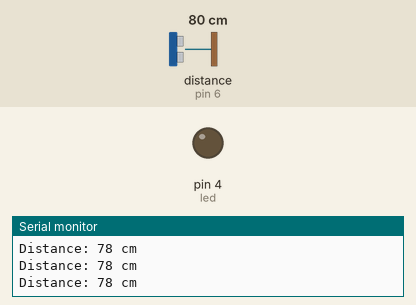
Recording of a sketch running on a simulated Arduino Uno, built with avr-gcc and run on an emulated ATmega328P. Shown: output pins drawn as LEDs (lit = HIGH), the last lines printed to the serial monitor. Wiring (inferred from the names in the program): ultrasonic range finder: trigger pin 5; echo pin 6. The test bench sets the inputs (shaded band); at power-on: distance to the obstacle (sensor on pin 6) 80 cm. The echo pulse lasts 58.3 µs per cm; pins used as bus, display or sensor lines are not drawn.

Above: at 1.2 s.
1.3 s: distance to the obstacle (sensor on pin 6) set to 18 cm
2.8 s: distance to the obstacle (sensor on pin 6) set to 14 cm
At 3.8 s:
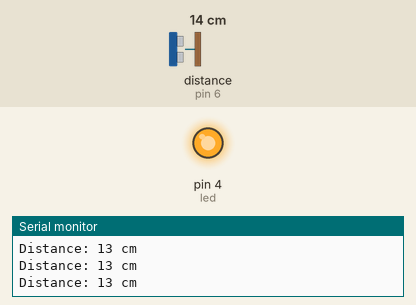
Timing chart, 0 to 5.8 s (numbered marks = the images above; inputs shaded):
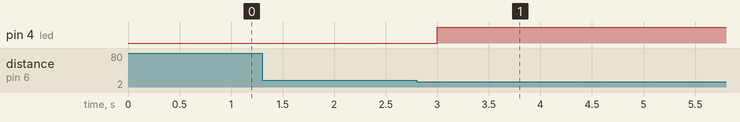

Measured:
- the behaviour switches between 16 and 15 cm on distance to the obstacle (sensor on pin 6) (found by bisection; images 0 and 1)
- after the input at 2.8 s, pin 4 (led): LOW → HIGH after 0.20 s

The sketch:

Ultrasonic_on_off_led.ino
```cpp
#define TRIG 5
#define ECHO 6
#define led 4

long duration;
int distance;
int previous;
int State = 1;
int State1 = LOW;

void setup(){

Serial.begin(9600);
pinMode(TRIG, OUTPUT);
pinMode(ECHO, INPUT);
pinMode(led, OUTPUT);

}

bool readUltrasonic(){
  digitalWrite(TRIG, LOW);
delayMicroseconds(2);

digitalWrite(TRIG, HIGH);
delayMicroseconds(10);

digitalWrite(TRIG, LOW);

//distance = pulseIn(ECHO, HIGH)/58.2;
duration = pulseIn(ECHO, HIGH);
distance = duration * 0.034 / 2;

Serial.print("Distance: ");
Serial.print(distance);
Serial.println(" cm");
delay(100);

if( distance < 15){
  return HIGH;
}else{
  return LOW;
}

}

void loop(){
  // Ultrasonic Started
  State = readUltrasonic();

  if(State == HIGH && previous == LOW){
    State1 = !State1;
  }
  digitalWrite(led, State1);

  previous = State;

}
```
